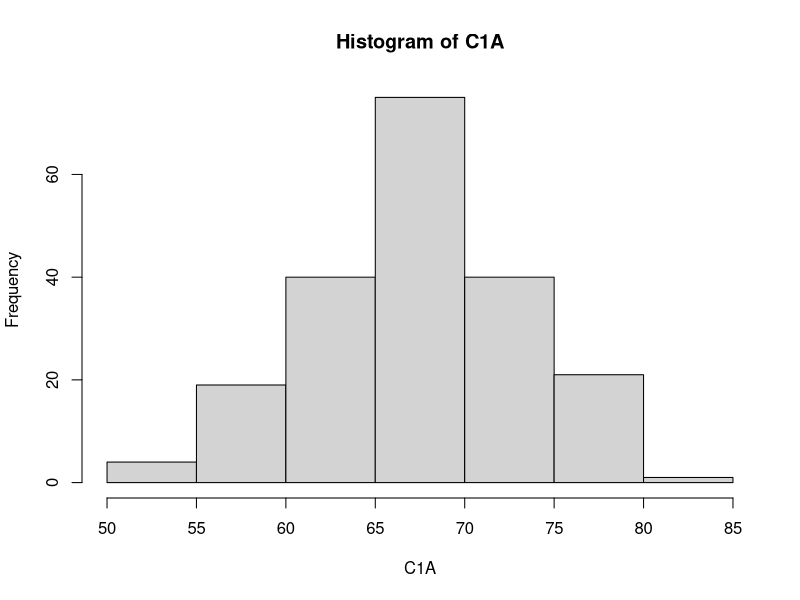
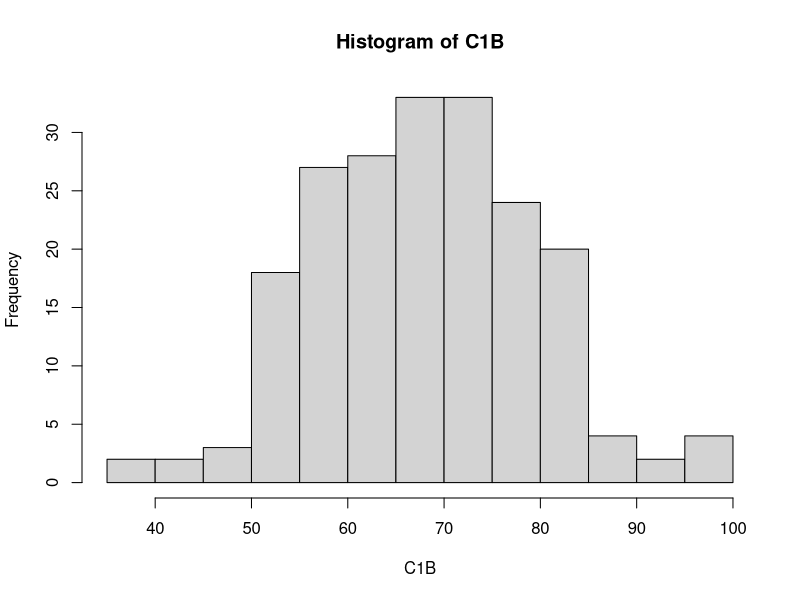
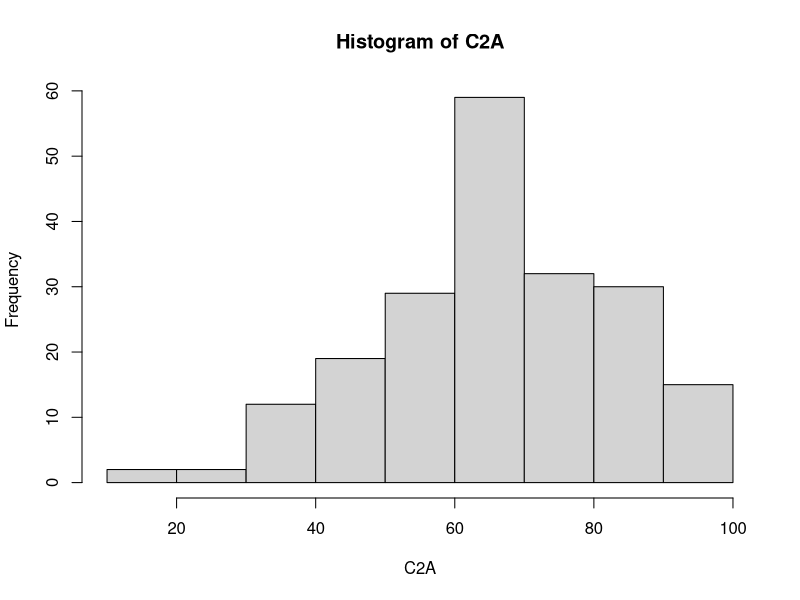

Write the R code that produced these figures, in order. (Note: this script raises an error after producing the figures.)
#script to create truncated normal distributions for reliability task
library(truncnorm)
library(psych)

set.seed(333)
C1A <- as.integer(rtruncnorm(200, a=0, b=100, mean = 68, sd = 6))
C1B <- as.integer(rtruncnorm(200, a=0, b=100, mean = 68, sd = 12))
C2A <- as.integer(rtruncnorm(200, a=0, b=100, mean = 68, sd = 18))

#hist
hist(C1A)
hist(C1B)
hist(C2A)

#descriptives
describe(C1A)
describe(C1B)
describe(C2A)

write.csv(C1A, "/Users/yrianderreumaux/Documents/GitHub/reliability/C1A_(M=67.30,SD=5.75)_2022.csv")
write.csv(C1B, "C1B_(M=68.06,SD=11.2).csv")
write.csv(C2A, "/Users/yrianderreumaux/Documents/GitHub/reliability/C2A_(M=67.05,SD=16.66)_2022.csv")
